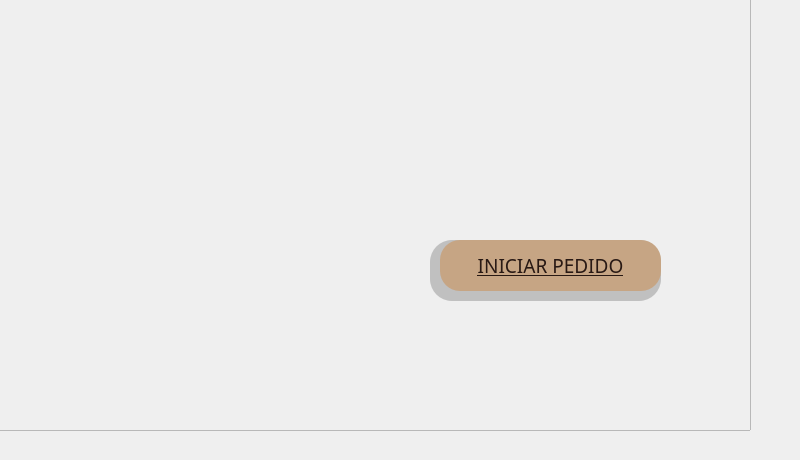
    <widget class="QWidget" name="page_inicioPedido">
     <property name="enabled">
      <bool>true</bool>
     </property>
     <property name="styleSheet">
      <string notr="true">background-image: url(:/imagenes/Imagen2.png);
background-repeat: no-repeat;
background-position: center;
background-size: cover;</string>
     </property>
     <widget class="QFrame" name="frame_2">
      <property name="geometry">
       <rect>
        <x>-40</x>
        <y>-20</y>
        <width>791</width>
        <height>451</height>
       </rect>
      </property>
      <property name="cursor">
       <cursorShape>ArrowCursor</cursorShape>
      </property>
      <property name="frameShape">
       <enum>QFrame::Shape::StyledPanel</enum>
      </property>
      <property name="frameShadow">
       <enum>QFrame::Shadow::Raised</enum>
      </property>
      <widget class="QFrame" name="frame_3">
       <property name="geometry">
        <rect>
         <x>470</x>
         <y>260</y>
         <width>231</width>
         <height>61</height>
        </rect>
       </property>
       <property name="styleSheet">
        <string notr="true">background: rgba(0, 0, 0, 50);
border-radius: 22px; 
</string>
       </property>
       <property name="frameShape">
        <enum>QFrame::Shape::StyledPanel</enum>
       </property>
       <property name="frameShadow">
        <enum>QFrame::Shadow::Raised</enum>
       </property>
       <widget class="QPushButton" name="iniciarPedido">
        <property name="geometry">
         <rect>
          <x>10</x>
          <y>0</y>
          <width>221</width>
          <height>51</height>
         </rect>
        </property>
        <property name="font">
         <font>
          <family>Rockwell</family>
          <pointsize>14</pointsize>
          <underline>true</underline>
         </font>
        </property>
        <property name="cursor">
         <cursorShape>PointingHandCursor</cursorShape>
        </property>
        <property name="styleSheet">
         <string notr="true">color: rgb(40, 25, 20);
border-radius: 20px; 
background: rgb(198, 165, 132); 
</string>
        </property>
        <property name="text">
         <string>INICIAR PEDIDO</string>
        </property>
        <property name="checkable">
         <bool>false</bool>
        </property>
        <property name="default">
         <bool>false</bool>
        </property>
       </widget>
      </widget>
     </widget>
    </widget>
